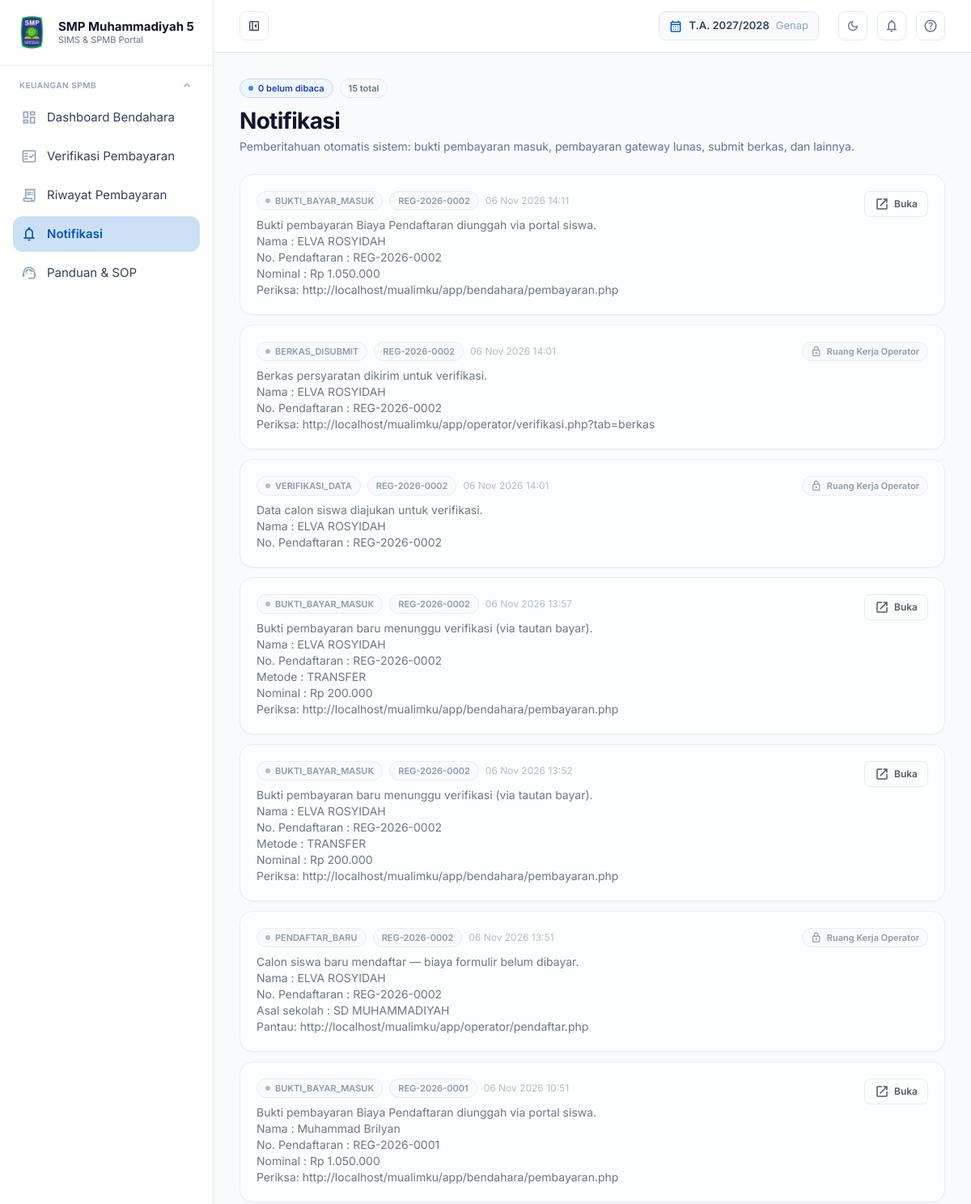
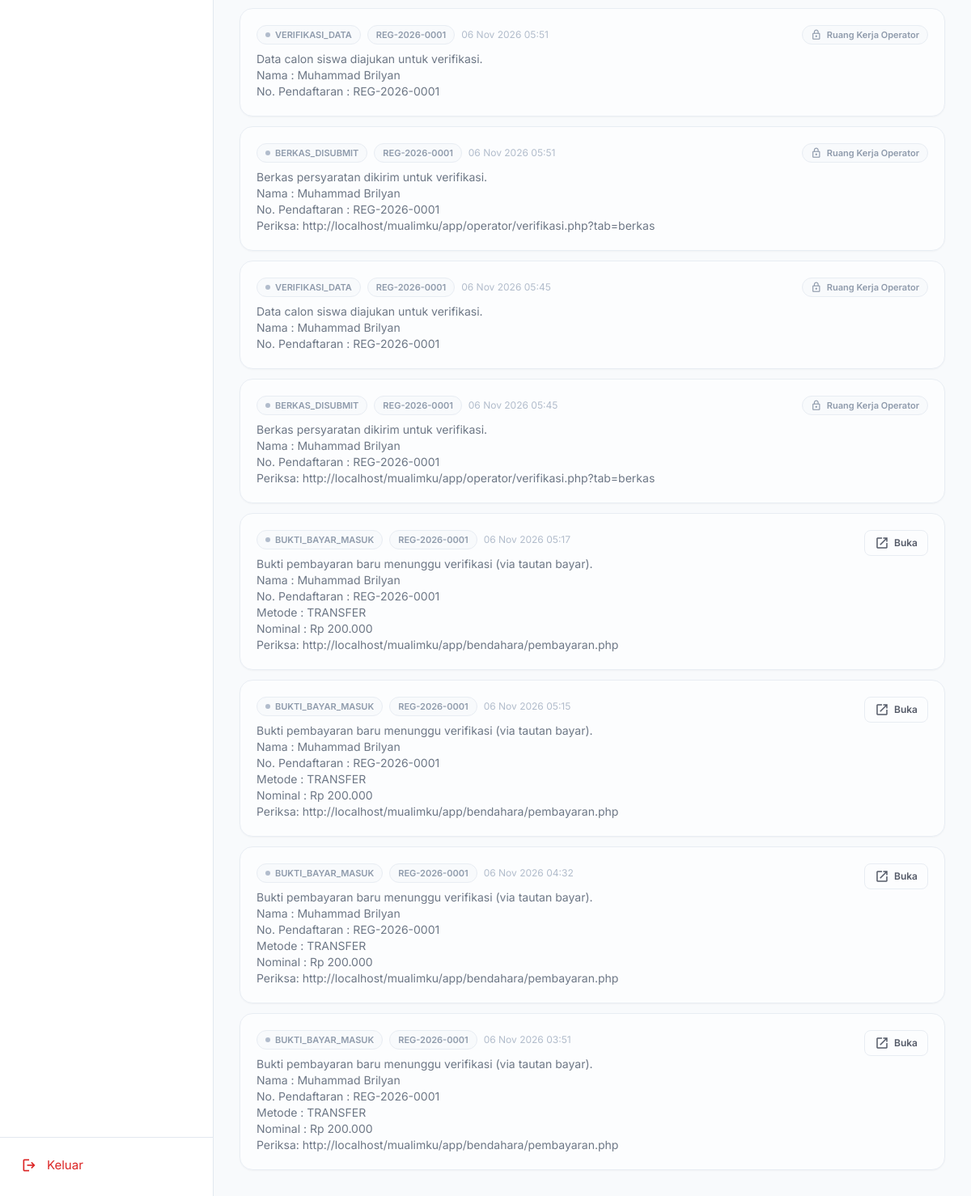
/app/operator/notifikasi.php (signed in), run on the app's committed database (2 pictures, top to bottom).
### tables this page shows
CREATE TABLE `notifikasi` (
  `id` varchar(36) NOT NULL,
  `tipe` varchar(40) NOT NULL,
  `pendaftar_id` varchar(36) DEFAULT NULL,
  `pesan` text NOT NULL,
  `dibaca_at` datetime DEFAULT NULL,
  `created_at` datetime DEFAULT current_timestamp()
);

CREATE TABLE `pendaftar` (
  `id` varchar(36) NOT NULL,
  `user_id` varchar(36) DEFAULT NULL,
  `no_pendaftaran` varchar(20) NOT NULL,
  `nama_siswa` varchar(100) NOT NULL,
  `nisn` varchar(20) DEFAULT NULL,
  `jenis_kelamin` enum('L','P') DEFAULT NULL,
  `tempat_lahir` varchar(80) DEFAULT NULL,
  `tanggal_lahir` date DEFAULT NULL,
  `alamat` text DEFAULT NULL,
  `asal_sekolah` varchar(100) NOT NULL,
  `jalur` varchar(30) DEFAULT 'Reguler',
  `is_luar_daerah` tinyint(1) DEFAULT 0,
  `kelas_id` varchar(36) DEFAULT NULL,
  `status_verifikasi` enum('DRAFT','MENUNGGU_VERIFIKASI','TERVERIFIKASI','DITOLAK') NOT NULL DEFAULT 'DRAFT',
  `status_seleksi` enum('PROSES','LULUS','TIDAK_LULUS') DEFAULT 'PROSES',
  `status_akun` enum('BELUM_DIBUAT','AKTIF','GAGAL') DEFAULT 'BELUM_DIBUAT',
  `tahap` enum('MENUNGGU_PEMBAYARAN','MENUNGGU_VERIFIKASI_BAYAR','BAYAR_TERVERIFIKASI','AKUN_TERKIRIM','MELENGKAPI_BERKAS','BERKAS_DISUBMIT','BERKAS_REVISI','BERKAS_TERVERIFIKASI','JADWAL_DITETAPKAN','NILAI_TERINPUT','DIUMUMKAN') DEFAULT 'MENUNGGU_PEMBAYARAN',
  `hasil_dibuka_at` datetime DEFAULT NULL,
  `catatan_verifikasi_data` text DEFAULT NULL,
  `data_verified_at` datetime DEFAULT NULL,
  `data_verified_by` varchar(36) DEFAULT NULL,
  `arsip_at` datetime DEFAULT NULL,
  `arsip_alasan` varchar(255) DEFAULT NULL,
  `arsip_oleh` varchar(36) DEFAULT NULL,
  `kred_sent_at` datetime DEFAULT NULL,
  `setuju_sk_at` datetime DEFAULT NULL,
  `setuju_sk_versi` int(11) DEFAULT NULL,
  `setuju_sk_ip` varchar(45) DEFAULT NULL,
  `pay_token` varchar(64) DEFAULT NULL,
  `pay_token_hash` char(64) DEFAULT NULL,
  `registration_token` varchar(64) DEFAULT NULL,
  `created_at` datetime DEFAULT current_timestamp(),
  `updated_at` datetime DEFAULT current_timestamp() ON UPDATE current_timestamp()
);

### includes/queries/core.php (called while the page is built, shortened)
<?php
function q_all($sql, $params = [])
{
    $db = db();
    try {
        $stmt = $db->prepare($sql);
        $stmt->execute($params);
        $baris = $stmt->fetchAll();
        return $baris ?: [];
    } catch (Throwable $e) {
        error_log('q_all gagal: ' . $e->getMessage() . ' | SQL: ' . substr((string) $sql, 0, 200));
        return null;
    }
}
function q_col($sql, $params = [])
{
    $db = db();
    try {
        $stmt = $db->prepare($sql);
        $stmt->execute($params);
        $nilai = $stmt->fetchColumn();
        return $nilai === false ? null : $nilai;
    } catch (Throwable $e) {
        error_log('q_col gagal: ' . $e->getMessage() . ' | SQL: ' . substr((string) $sql, 0, 200));
        return null;
    }
}

### includes/notifikasi.php (called while the page is built, shortened)
<?php
function notif_belum_dibaca()
{
    try {
        $n = q_col('SELECT COUNT(*) FROM notifikasi WHERE dibaca_at IS NULL');
        return (int) $n;
    } catch (Throwable $e) {
        return 0;
    }
}

### includes/auth.php (called while the page is built, shortened)
<?php
function current_user()
{
    return $_SESSION['user'] ?? null;
}
function sesi_identitas_sinkron()
{
    $id = (string) ($_SESSION['user']['id'] ?? '');
    $db = db();
    try {
        $stmt = $db->prepare(
            'SELECT username, role, nama_lengkap, jabatan, is_active
               FROM users
              WHERE id = ?'
        );
        $stmt->execute([$id]);
    } catch (Throwable $e) {
    }
}
function is_logged_in()
{
    return isset($_SESSION['user']);
}
function user_role()
{
    return $_SESSION['user']['role'] ?? null;
}
function require_login()
{
    if (is_logged_in()) {
        sesi_identitas_sinkron();
        if (is_logged_in()) {
            return;
        }
    }
    exit;
}
function require_role($roles)
{
    require_login();
    $roles = (array) $roles;
    if (in_array(user_role(), $roles, true)) {
        return;
    }
    exit;
}

### app/operator/notifikasi.php (the view, shortened to what this page needs)
<?php
require_role(['operator', 'bendahara']);
$hal    = max(1, (int) ($_GET['h'] ?? 1));
$perH   = 20;
$offset = ($hal - 1) * $perH;
$total = (int) q_col('SELECT COUNT(*) FROM notifikasi');
$jumlah = notif_belum_dibaca();
$rows = q_all(
    'SELECT n.id, n.tipe, n.pesan, n.dibaca_at, n.created_at, p.no_pendaftaran
       FROM notifikasi n
       LEFT JOIN pendaftar p ON p.id = n.pendaftar_id
   ORDER BY n.created_at DESC
      LIMIT ' . $perH . ' OFFSET ' . $offset
) ?: [];
function notif_sasaran($tipe)
{
    switch ($tipe) {
        case 'BUKTI_BAYAR_MASUK':
        case 'PEMBAYARAN_GATEWAY_LUNAS':
        case 'PEMBAYARAN_GATEWAY_MASUK':
        case 'PENOLAKAN_BAYAR':
            return ['tautan' => url('app/bendahara/pembayaran.php'), 'peran' => ['bendahara'], 'punya' => 'Bendahara'];
        case 'BERKAS_DISUBMIT':
        case 'BERKAS_REVISI':
            return ['tautan' => url('app/operator/verifikasi.php?tab=berkas'), 'peran' => ['operator'], 'punya' => 'Operator'];
        case 'VERIFIKASI_DATA':
            return ['tautan' => url('app/operator/verifikasi.php?tab=data'), 'peran' => ['operator'], 'punya' => 'Operator'];
        case 'PENDAFTAR_BARU':
            return ['tautan' => url('app/operator/pendaftar.php'), 'peran' => ['operator'], 'punya' => 'Operator'];
    }
}
$me = current_user();
require_once __DIR__ . '/../../includes/partials/head.php';
require __DIR__ . '/../../includes/partials/sidebar.php';
require __DIR__ . '/../../includes/partials/topbar.php';
?>
<div class="lg:pl-[264px]">
  <main class="px-4 sm:px-6 lg:px-8 py-6 lg:py-8 max-w-[1000px]">
    <div class="flex flex-col sm:flex-row sm:items-start justify-between gap-4">
      <div>
        <div class="flex items-center gap-2 flex-wrap">
          <span class="badge badge-blue"><?= dot('blue') ?> <?= (int) $jumlah ?> belum dibaca</span>
          <span class="badge badge-gray"><?= $total ?> total</span>
        </div>
        <h1 class="mt-3 text-2xl sm:text-[28px] font-bold tracking-tight text-ink-900">Notifikasi</h1>
        <p class="mt-1.5 text-sm text-ink-500 max-w-3xl">
          Pemberitahuan otomatis sistem: bukti pembayaran masuk, pembayaran gateway lunas, submit berkas, dan lainnya.
        </p>
      </div>
    </div>
    <section class="mt-6 space-y-3">
      <?php foreach ($rows as $r):
        $sudah   = $r['dibaca_at'] !== null;
        $sasaran = notif_sasaran($r['tipe']);
        $bolehBuka = $sasaran['tautan'] !== '' && in_array($me['role'], $sasaran['peran'], true);
      ?>
        <article class="card p-4 sm:p-5 <?= $sudah ? 'opacity-70' : '' ?>">
          <div class="flex flex-col sm:flex-row sm:items-start gap-3 sm:gap-4">
            <div class="flex-1 min-w-0">
              <div class="flex items-center gap-2 flex-wrap">
                <span class="badge <?= $sudah ? 'badge-gray' : 'badge-blue' ?>">
                  <?= $sudah ? dot('gray') : dot('blue') ?> <?= e($r['tipe']) ?>
                </span>
                <?php if (!empty($r['no_pendaftaran'])): ?>
                  <span class="badge badge-gray"><?= e($r['no_pendaftaran']) ?></span>
                <?php endif; ?>
                <span class="text-[12px] text-ink-400"><?= e(date('d M Y H:i', strtotime($r['created_at']))) ?></span>
              </div>
              <p class="mt-2 text-sm text-ink-700 whitespace-pre-line"><?= e($r['pesan']) ?></p>
            </div>
            <div class="flex items-center gap-2 shrink-0">
              <?php if ($bolehBuka): ?>
                <a href="<?= e($sasaran['tautan']) ?>" class="btn btn-outline btn-sm">
                  <?= icon('open_in_new') ?> Buka
                </a>
              <?php elseif ($sasaran['punya'] !== ''): ?>
                <span class="badge badge-gray" title="Halaman ini hanya terbuka untuk peran <?= e($sasaran['punya']) ?>">
                  <?= icon('lock', 'text-[14px]') ?> Ruang Kerja <?= e($sasaran['punya']) ?>
                </span>
              <?php endif; ?>
            </div>
          </div>
        </article>
      <?php endforeach; ?>
    </section>
  </main>
</div>
</body>
</html>

### includes/functions.php (shortened to what this page needs)
<?php
function e($str)
{
    return htmlspecialchars((string) $str, ENT_QUOTES, 'UTF-8');
}
function url($path = '')
{
    return BASE_URL . '/' . ltrim((string) $path, '/');
}
function dot($tone = 'green')
{
    $map = ['green' => 'bg-emerald-500', 'amber' => 'bg-amber-500', 'red' => 'bg-red-500', 'blue' => 'bg-blue-500', 'gray' => 'bg-slate-400'];
    return '<span class="w-1.5 h-1.5 rounded-full ' . ($map[$tone] ?? $map['gray']) . ' shrink-0"></span>';
}
function icon($nama, $kelas = 'text-[18px]')
{
    return '<span class="ms ' . $kelas . '" aria-hidden="true">' . e($nama) . '</span>';
}

### assets/css/app.css (style rules this page uses)
html { -webkit-text-size-adjust: 100%; }
body { font-family: 'Inter', ui-sans-serif, system-ui, -apple-system, 'Segoe UI', sans-serif; font-feature-settings: 'cv11', 'ss01'; background-color: #f8fafc; color: #334155; }
.ms { font-family: 'Material Symbols Outlined'; font-weight: normal; font-style: normal; line-height: 1; letter-spacing: normal; text-transform: none; display: inline-block; white-space: nowrap; word-wrap: normal; direction: ltr; font-variation-settings: 'FILL' 0, 'wght' 400, 'GRAD' 0, 'opsz' 24; -webkit-font-feature-settings: 'liga'; -webkit-font-smoothing: antialiased; user-select: none; }

### data on the page
notifikasi: tipe "BUKTI_BAYAR_MASUK", pendaftar.no_pendaftaran "REG-2026-0002", created_at "06 Nov 2026 14:11", pesan "Bukti pembayaran Biaya Pendaftaran diunggah via portal siswa. Nama : ELVA ROSYIDAH No. Pendaftaran : REG-2026-0002 Nominal : Rp 1.050.000 Periksa: http://localhost/mualimku/app/bendahara/pembayaran.php"
notifikasi: tipe "BERKAS_DISUBMIT", pendaftar.no_pendaftaran "REG-2026-0002", created_at "06 Nov 2026 14:01", pesan "Berkas persyaratan dikirim untuk verifikasi. Nama : ELVA ROSYIDAH No. Pendaftaran : REG-2026-0002 Periksa: http://localhost/mualimku/app/operator/verifikasi.php?tab=berkas", tipe "Operator"
notifikasi: tipe "VERIFIKASI_DATA", pendaftar.no_pendaftaran "REG-2026-0002", created_at "06 Nov 2026 14:01", pesan "Data calon siswa diajukan untuk verifikasi. Nama : ELVA ROSYIDAH No. Pendaftaran : REG-2026-0002", tipe "Operator"
notifikasi: tipe "BUKTI_BAYAR_MASUK", pendaftar.no_pendaftaran "REG-2026-0002", created_at "06 Nov 2026 13:57", pesan "Bukti pembayaran baru menunggu verifikasi (via tautan bayar). Nama : ELVA ROSYIDAH No. Pendaftaran : REG-2026-0002 Metode : TRANSFER Nominal : Rp 200.000 Periksa: http://localhost/mualimku/app/bendahara/pembayaran.php"
notifikasi: tipe "BUKTI_BAYAR_MASUK", pendaftar.no_pendaftaran "REG-2026-0002", created_at "06 Nov 2026 13:52", pesan "Bukti pembayaran baru menunggu verifikasi (via tautan bayar). Nama : ELVA ROSYIDAH No. Pendaftaran : REG-2026-0002 Metode : TRANSFER Nominal : Rp 200.000 Periksa: http://localhost/mualimku/app/bendahara/pembayaran.php"
notifikasi: tipe "PENDAFTAR_BARU", pendaftar.no_pendaftaran "REG-2026-0002", created_at "06 Nov 2026 13:51", pesan "Calon siswa baru mendaftar — biaya formulir belum dibayar. Nama : ELVA ROSYIDAH No. Pendaftaran : REG-2026-0002 Asal sekolah : SD MUHAMMADIYAH Pantau: http://localhost/mualimku/app/operator/pendaftar.php", tipe "Operator"
notifikasi: tipe "BUKTI_BAYAR_MASUK", pendaftar.no_pendaftaran "REG-2026-0001", created_at "06 Nov 2026 10:51", pesan "Bukti pembayaran Biaya Pendaftaran diunggah via portal siswa. Nama : Muhammad Brilyan No. Pendaftaran : REG-2026-0001 Nominal : Rp 1.050.000 Periksa: http://localhost/mualimku/app/bendahara/pembayaran.php"
notifikasi: tipe "VERIFIKASI_DATA", pendaftar.no_pendaftaran "REG-2026-0001", created_at "06 Nov 2026 05:51", pesan "Data calon siswa diajukan untuk verifikasi. Nama : Muhammad Brilyan No. Pendaftaran : REG-2026-0001", tipe "Operator"
notifikasi: tipe "BERKAS_DISUBMIT", pendaftar.no_pendaftaran "REG-2026-0001", created_at "06 Nov 2026 05:51", pesan "Berkas persyaratan dikirim untuk verifikasi. Nama : Muhammad Brilyan No. Pendaftaran : REG-2026-0001 Periksa: http://localhost/mualimku/app/operator/verifikasi.php?tab=berkas", tipe "Operator"
notifikasi: tipe "VERIFIKASI_DATA", pendaftar.no_pendaftaran "REG-2026-0001", created_at "06 Nov 2026 05:45", pesan "Data calon siswa diajukan untuk verifikasi. Nama : Muhammad Brilyan No. Pendaftaran : REG-2026-0001", tipe "Operator"
notifikasi: tipe "BERKAS_DISUBMIT", pendaftar.no_pendaftaran "REG-2026-0001", created_at "06 Nov 2026 05:45", pesan "Berkas persyaratan dikirim untuk verifikasi. Nama : Muhammad Brilyan No. Pendaftaran : REG-2026-0001 Periksa: http://localhost/mualimku/app/operator/verifikasi.php?tab=berkas", tipe "Operator"
notifikasi: tipe "BUKTI_BAYAR_MASUK", pendaftar.no_pendaftaran "REG-2026-0001", created_at "06 Nov 2026 05:17", pesan "Bukti pembayaran baru menunggu verifikasi (via tautan bayar). Nama : Muhammad Brilyan No. Pendaftaran : REG-2026-0001 Metode : TRANSFER Nominal : Rp 200.000 Periksa: http://localhost/mualimku/app/bendahara/pembayaran.php"
notifikasi: tipe "BUKTI_BAYAR_MASUK", pendaftar.no_pendaftaran "REG-2026-0001", created_at "06 Nov 2026 05:15", pesan "Bukti pembayaran baru menunggu verifikasi (via tautan bayar). Nama : Muhammad Brilyan No. Pendaftaran : REG-2026-0001 Metode : TRANSFER Nominal : Rp 200.000 Periksa: http://localhost/mualimku/app/bendahara/pembayaran.php"
notifikasi: tipe "BUKTI_BAYAR_MASUK", pendaftar.no_pendaftaran "REG-2026-0001", created_at "06 Nov 2026 04:32", pesan "Bukti pembayaran baru menunggu verifikasi (via tautan bayar). Nama : Muhammad Brilyan No. Pendaftaran : REG-2026-0001 Metode : TRANSFER Nominal : Rp 200.000 Periksa: http://localhost/mualimku/app/bendahara/pembayaran.php"
notifikasi: tipe "BUKTI_BAYAR_MASUK", pendaftar.no_pendaftaran "REG-2026-0001", created_at "06 Nov 2026 03:51", pesan "Bukti pembayaran baru menunggu verifikasi (via tautan bayar). Nama : Muhammad Brilyan No. Pendaftaran : REG-2026-0001 Metode : TRANSFER Nominal : Rp 200.000 Periksa: http://localhost/mualimku/app/bendahara/pembayaran.php"

### other printed values
APP_SHORT "SMP Muhammadiyah 5"
APP_TAGLINE "SIMS & SPMB Portal"
$grup['judul'] "KEUANGAN SPMB"
$m['label'] "Dashboard Bendahara"
$m['label'] "Verifikasi Pembayaran"
$m['label'] "Riwayat Pembayaran"
$m['label'] "Notifikasi"
$m['label'] "Panduan & SOP"
APP_TAHUN "T.A. 2027/2028"
$jumlah "0"
$total "15"
